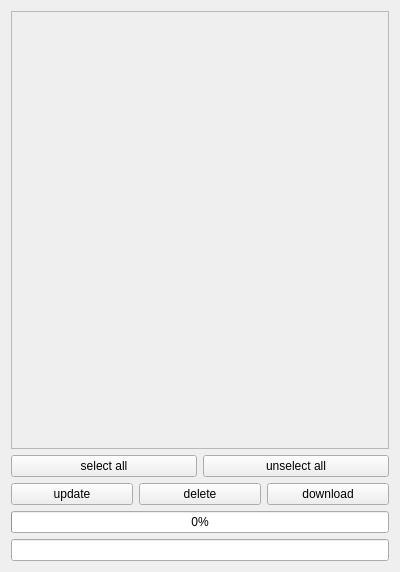
<?xml version="1.0" encoding="UTF-8"?>
<ui version="4.0">
 <class>Form</class>
 <widget class="QWidget" name="Form">
  <property name="geometry">
   <rect>
    <x>0</x>
    <y>0</y>
    <width>400</width>
    <height>572</height>
   </rect>
  </property>
  <property name="windowTitle">
   <string>Form</string>
  </property>
  <layout class="QVBoxLayout" name="verticalLayout">
   <item>
    <layout class="QVBoxLayout" name="verticalLayout_7">
     <property name="topMargin">
      <number>0</number>
     </property>
     <property name="bottomMargin">
      <number>0</number>
     </property>
     <item>
      <widget class="QScrollArea" name="scrollArea">
       <property name="widgetResizable">
        <bool>true</bool>
       </property>
       <property name="alignment">
        <set>Qt::AlignLeading|Qt::AlignLeft|Qt::AlignTop</set>
       </property>
       <widget class="QWidget" name="scrollAreaWidgetContents">
        <property name="geometry">
         <rect>
          <x>0</x>
          <y>0</y>
          <width>372</width>
          <height>403</height>
         </rect>
        </property>
        <layout class="QVBoxLayout" name="verticalLayout_3">
         <item>
          <layout class="QVBoxLayout" name="fileLayout"/>
         </item>
        </layout>
       </widget>
      </widget>
     </item>
     <item>
      <layout class="QHBoxLayout" name="horizontalLayout">
       <item>
        <widget class="QPushButton" name="buttonSelect">
         <property name="text">
          <string>select all</string>
         </property>
        </widget>
       </item>
       <item>
        <widget class="QPushButton" name="buttonUnselect">
         <property name="text">
          <string>unselect all</string>
         </property>
        </widget>
       </item>
      </layout>
     </item>
     <item>
      <layout class="QHBoxLayout" name="horizontalLayout_7">
       <property name="topMargin">
        <number>0</number>
       </property>
       <item>
        <widget class="QPushButton" name="buttonUpdate">
         <property name="sizePolicy">
          <sizepolicy hsizetype="Preferred" vsizetype="Fixed">
           <horstretch>0</horstretch>
           <verstretch>0</verstretch>
          </sizepolicy>
         </property>
         <property name="text">
          <string>update</string>
         </property>
        </widget>
       </item>
       <item>
        <widget class="QPushButton" name="buttonClear">
         <property name="text">
          <string>delete</string>
         </property>
        </widget>
       </item>
       <item>
        <widget class="QPushButton" name="buttonDownload">
         <property name="text">
          <string>download</string>
         </property>
        </widget>
       </item>
      </layout>
     </item>
     <item>
      <widget class="QProgressBar" name="progressBar">
       <property name="value">
        <number>0</number>
       </property>
      </widget>
     </item>
     <item>
      <widget class="QLineEdit" name="statusText">
       <property name="readOnly">
        <bool>true</bool>
       </property>
      </widget>
     </item>
    </layout>
   </item>
  </layout>
 </widget>
 <resources/>
 <connections/>
</ui>
